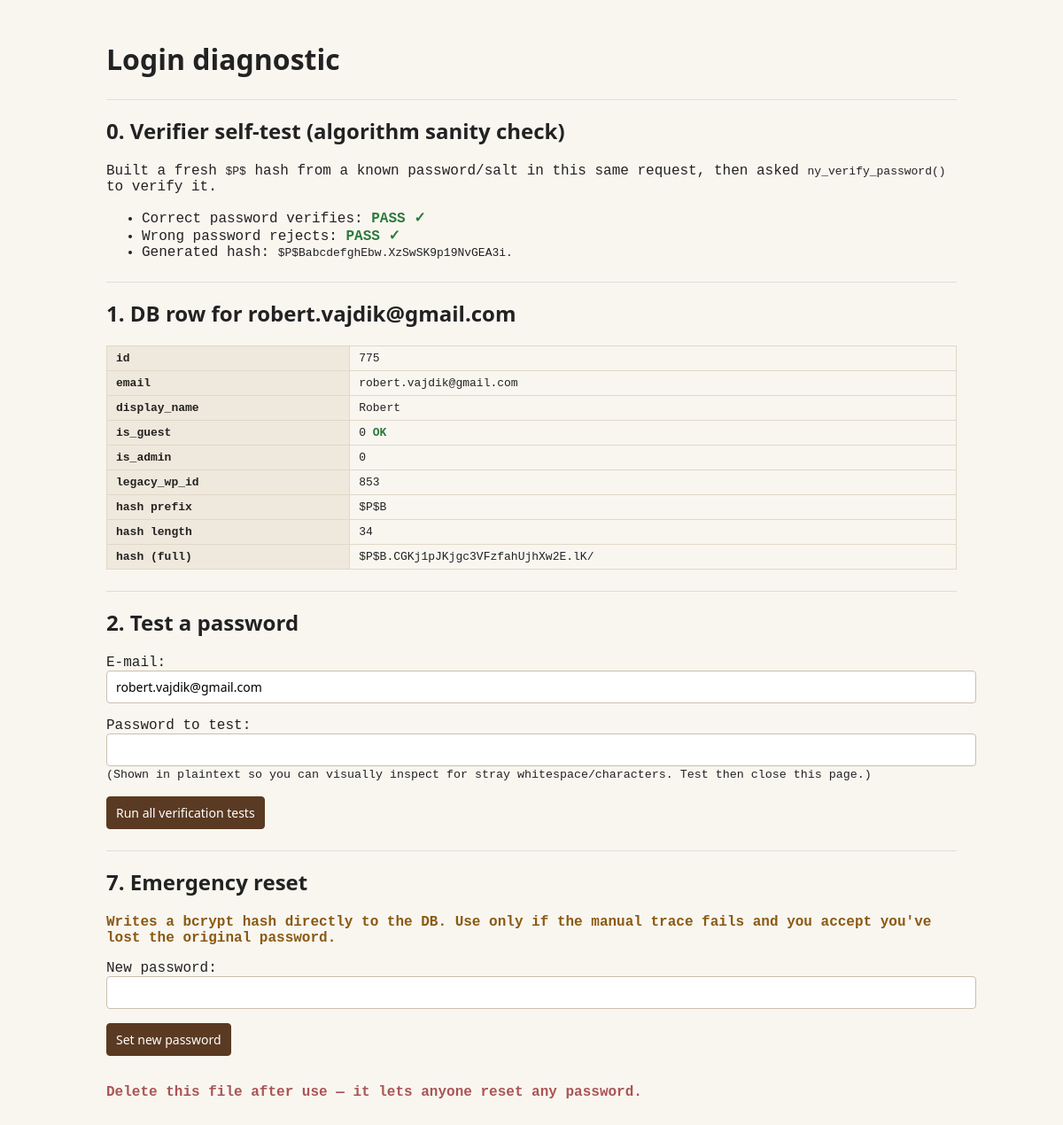
The app's page /debug_login.php with its own data.
### tables this page shows
CREATE TABLE IF NOT EXISTS `ny_users` (
  `id`            INT UNSIGNED NOT NULL AUTO_INCREMENT,
  `email`         VARCHAR(190) NOT NULL,
  `display_name`  VARCHAR(190) NOT NULL,
  `phone`         VARCHAR(30)  DEFAULT NULL,
  `password_hash` VARCHAR(255) DEFAULT NULL,
  `is_guest`      TINYINT(1)   NOT NULL DEFAULT 0,
  `is_admin`      TINYINT(1)   NOT NULL DEFAULT 0,
  `legacy_wp_id`  BIGINT UNSIGNED DEFAULT NULL,
  `created_at`    DATETIME     NOT NULL DEFAULT CURRENT_TIMESTAMP,
  PRIMARY KEY (`id`),
  UNIQUE KEY `email_unique` (`email`),
  KEY `legacy_wp_id` (`legacy_wp_id`)
);

### src/auth.php (called while the page is built, shortened)
<?php
function ny_verify_password(string $password, string $hash): bool {
    if (str_starts_with($hash, '$P$') || str_starts_with($hash, '$H$')) {
        return ny_phpass_verify($password, $hash);
    }
    return password_verify($password, $hash);
}
function ny_phpass_verify(string $password, string $hash): bool {
    $itoa64 = './0123456789ABCDEFGHIJKLMNOPQRSTUVWXYZabcdefghijklmnopqrstuvwxyz';
    $countLog2 = strpos($itoa64, $hash[3]);
    $count = 1 << $countLog2;
    $salt  = substr($hash, 4, 8);
    $h = md5($salt . $password, true);
    do {
        $h = md5($h . $password, true);
    } while (--$count);
    $computed = substr($hash, 0, 12) . ny_phpass_encode64($h, 16);
    return hash_equals($computed, $hash);
}
function ny_phpass_encode64(string $input, int $count): string {
    $itoa64 = './0123456789ABCDEFGHIJKLMNOPQRSTUVWXYZabcdefghijklmnopqrstuvwxyz';
    $output = '';
    $i = 0;
    do {
        $value = ord($input[$i++]);
        $output .= $itoa64[$value & 0x3f];
        if ($i < $count) {
            $value |= ord($input[$i]) << 8;
        }
        $output .= $itoa64[($value >> 6) & 0x3f];
        if ($i++ >= $count) {
            break;
        }
        if ($i < $count) {
            $value |= ord($input[$i]) << 16;
        }
        $output .= $itoa64[($value >> 12) & 0x3f];
        if ($i++ >= $count) {
            break;
        }
        $output .= $itoa64[($value >> 18) & 0x3f];
    } while ($i < $count);
    return $output;
}

### debug_login.php (the view, shortened to what this page needs)
<?php
require __DIR__ . '/src/db.php';
require __DIR__ . '/src/auth.php';
$pdo   = ny_db();
$email = strtolower(trim((string)($_POST['email'] ?? $_GET['email'] ?? 'robert.vajdik@gmail.com')));
$pass  = (string)($_POST['password'] ?? '');
function debug_phpass_hash(string $password, string $salt, int $log2 = 13): string {
    $itoa64 = './0123456789ABCDEFGHIJKLMNOPQRSTUVWXYZabcdefghijklmnopqrstuvwxyz';
    $count  = 1 << $log2;
    $h = md5($salt . $password, true);
    do { $h = md5($h . $password, true); } while (--$count);
    return '$P$' . $itoa64[$log2] . $salt . ny_phpass_encode64($h, 16);
}
$selfPassword = 'Test-Pa55!';
$selfSalt     = 'abcdefgh';
$selfHash     = debug_phpass_hash($selfPassword, $selfSalt);
$selfOk       = ny_verify_password($selfPassword, $selfHash);
$selfWrong    = ny_verify_password($selfPassword . 'x', $selfHash);
$stmt = $pdo->prepare('SELECT id, email, display_name, password_hash, is_guest, is_admin, legacy_wp_id FROM ny_users WHERE email = ? LIMIT 1');
$stmt->execute([$email]);
$u = $stmt->fetch();
?>
<!doctype html><meta charset="utf-8"><title>Login debug</title>
<h1>Login diagnostic</h1>
<h2>0. Verifier self-test (algorithm sanity check)</h2>
<p>Built a fresh <code>$P$</code> hash from a known password/salt in this same request, then asked <code>ny_verify_password()</code> to verify it.</p>
<ul>
    <li>Correct password verifies: <?= $selfOk ? '<span class="ok">PASS ✓</span>' : '<span class="bad">FAIL ✗ — verifier is broken, fix code before blaming password</span>' ?></li>
    <li>Wrong password rejects: <?= !$selfWrong ? '<span class="ok">PASS ✓</span>' : '<span class="bad">FAIL ✗</span>' ?></li>
    <li>Generated hash: <code><?= htmlspecialchars($selfHash) ?></code></li>
</ul>
<h2>1. DB row for <?= htmlspecialchars($email) ?></h2>
<?php if (!$u): ?>
    <p class="bad">✗ No row found. Import may have skipped this email, or it differs (case/whitespace).</p>
    <?php
    $near = $pdo->prepare("SELECT id, email FROM ny_users WHERE email LIKE ? LIMIT 10");
    $near->execute(['%' . strtok($email, '@') . '%']);
    $rows = $near->fetchAll();
    if ($rows) echo '<p class="warn">Similar rows:</p><pre>' . htmlspecialchars(print_r($rows, true)) . '</pre>';
    ?>
<?php else: ?>
    <table>
    <tr><th>id</th><td><?= (int)$u['id'] ?></td></tr>
    <tr><th>email</th><td><?= htmlspecialchars((string)$u['email']) ?></td></tr>
    <tr><th>display_name</th><td><?= htmlspecialchars((string)$u['display_name']) ?></td></tr>
    <tr><th>is_guest</th><td><?= (int)$u['is_guest'] ?> <?= (int)$u['is_guest']===0?'<span class="ok">OK</span>':'<span class="bad">BLOCKS LOGIN — guests have no password</span>' ?></td></tr>
    <tr><th>is_admin</th><td><?= (int)$u['is_admin'] ?></td></tr>
    <tr><th>legacy_wp_id</th><td><?= htmlspecialchars((string)($u['legacy_wp_id'] ?? '')) ?></td></tr>
    <tr><th>hash prefix</th><td><code><?= htmlspecialchars(substr((string)$u['password_hash'],0,4)) ?></code></td></tr>
    <tr><th>hash length</th><td><?= strlen((string)$u['password_hash']) ?> <?= strlen((string)$u['password_hash']) > 0 ? '' : '<span class="bad">EMPTY — blocks login</span>' ?></td></tr>
    <tr><th>hash (full)</th><td><code><?= htmlspecialchars((string)$u['password_hash']) ?></code></td></tr>
    </table>
<?php endif; ?>
<h2>2. Test a password</h2>
<form method="post">
    <p><label>E-mail: <input type="email" name="email" value="<?= htmlspecialchars($email, ENT_QUOTES) ?>" size="40" style="width:100%"></label></p>
    <p><label>Password to test: <input type="text" name="password" value="<?= htmlspecialchars($pass, ENT_QUOTES) ?>" size="40" style="width:100%"></label>
        <br><small>(Shown in plaintext so you can visually inspect for stray whitespace/characters. Test then close this page.)</small></p>
    <p><button type="submit">Run all verification tests</button></p>
</form>
<?php if ($u): ?>
    <h2>7. Emergency reset</h2>
    <p class="warn">Writes a bcrypt hash directly to the DB. Use only if the manual trace fails and you accept you've lost the original password.</p>
    <form method="post" action="?reset=1">
        <p><label>New password: <input type="text" name="new_pw" size="40" style="width:100%"></label></p>
        <p><button type="submit">Set new password</button></p>
    </form>
<?php endif; ?>
<p style="margin-top:32px;color:#a55;font-weight:bold">Delete this file after use — it lets anyone reset any password.</p>

### debug_login.php (style rules this page uses)
h1,h2,h3 { font-family:system-ui,sans-serif }
h2 { border-top:1px solid #ddd;padding-top:18px;margin-top:24px }
.ok { color:#2c7a3d;font-weight:bold }
.warn { color:#8a5a12;font-weight:bold }
input,button { font:14px system-ui,sans-serif;padding:8px 10px;border:1px solid #c9bfae;border-radius:4px }
button { background:#5a3a22;color:#fff;border-color:#5a3a22;cursor:pointer }
table { border-collapse:collapse;width:100%;margin:8px 0 }
th,td { border:1px solid #e0d8c8;padding:6px 10px;text-align:left;font-size:13px }
th { background:#efe8dc }

### records on screen
ny_users: id "775", email "robert.vajdik@gmail.com", display_name "Robert", is_guest "0", is_admin "0", legacy_wp "853", password_hash "$P$B", password_hash "34", password_hash "$P$B.CGKj1pJKjgc3VFzfahUjhXw2E.lK/"

### other values on screen
$selfHash "$P$BabcdefghEbw.XzSwSK9p19NvGEA3i."
$email "robert.vajdik@gmail.com"
